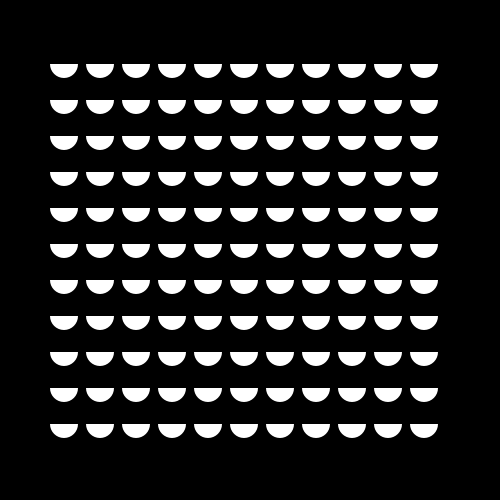
Frame 1 (no input)
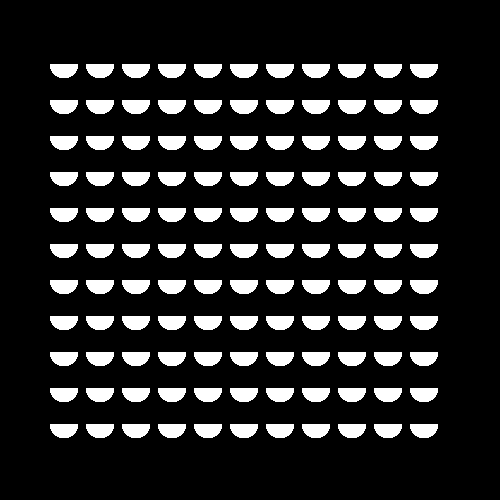
Frame 60 (the mouse pressed at the canvas centre just before this capture)
Frame 120 (the mouse held since frame 60 and released just before this capture): identical to frame 60, image omitted

The Processing sketch that drew these frames (run headless with seeded random() and noise(); from frame 60 on, the mouse is pressed at the canvas centre):

// Processing sketch: processing_38079
// ── processing_38079.pde

void setup()
{
  background(0, 0, 0);
  size(500, 500);
  smooth();
  noStroke();
}

int column = 11;
int row = 11;

void draw()
{
  for(int x = 0; x<column; x+=1)
  {
    for(int y = 0; y<column; y+=1)
    {
        arc(64+(x*36),64+(y*36), 28, 28, 0, PI);
    }
  }
}
